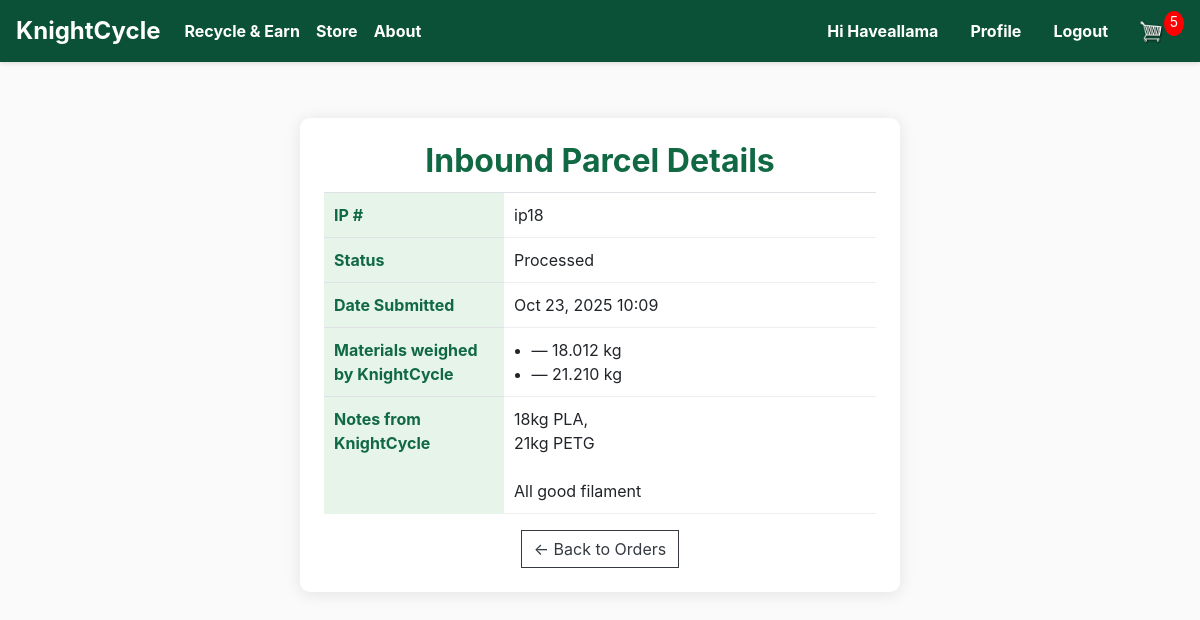
Page /store/orders/parcels/18/ (signed in) on the committed database.
### store/models.py (models this page shows, shortened)
class IncomingParcel(models.Model):
    user = models.ForeignKey(settings.AUTH_USER_MODEL, on_delete=models.CASCADE, related_name='incoming_parcels', null=True, blank=True)
    address = models.CharField(max_length=255, blank=True, default='')
    city = models.CharField(max_length=100, blank=True, default='')
    county = models.CharField(max_length=100, blank=True, default='')
    postcode = models.CharField(max_length=20, blank=True, default='')
    country = models.CharField(max_length=100, blank=True, default='')
    details = models.TextField(blank=True, default='')
    pla = models.BooleanField(default=False)
    petg = models.BooleanField(default=False)
    status = models.CharField(max_length=20, choices=ParcelStatus.choices, default=ParcelStatus.AWAITING)
    date_submitted = models.DateTimeField(default=timezone.now)
    admin_comment = models.TextField(blank=True, default='')
    points_calculated = models.IntegerField(null=True, blank=True, help_text="Auto-calculated based on weight, editable by admin")
    points_awarded = models.BooleanField(default=False)  # track if points were already awarded

class ParcelMaterial(models.Model):
    parcel = models.ForeignKey(IncomingParcel, on_delete=models.CASCADE, related_name='materials')
    plastic_type = models.ForeignKey(PlasticType, on_delete=models.CASCADE)  # Remove null=True, blank=True
    weight_kg = models.DecimalField(max_digits=6, decimal_places=3, null=True, blank=True)

### store/views.py (the view)
# urls.py: path('orders/parcels/<int:pk>/', views.inbound_parcel_detail, name='inbound_parcel_detail'),
@login_required
def inbound_parcel_detail(request, pk):
    parcel = get_object_or_404(IncomingParcel, pk=pk, user=request.user)
    data = cartData(request)
    return render(request, 'pages/inbound_parcels_details.html', {
        'parcel': parcel,
        'cartItems': data.get('cartItems', 0),
    })

### store/models.py (called while the page is built)
    @property
    def shipping(self):
        shipping = False
        for i in self.orderitem_set.all():
            if i.product and getattr(i.product, 'digital', None) is not None:
                if i.product.digital is False:
                    shipping = True
        return shipping

    @property
    def get_cart_items(self):
        orderitems = self.orderitem_set.all()
        total = sum([item.quantity for item in orderitems])
        return total

### templates/pages/inbound_parcels_details.html
{% extends 'store/main.html' %}
{% block content %}
<div class="orders-card">
  <h2>Inbound Parcel Details</h2>
  <table class="table" style="width:100%;border-collapse:collapse;margin-top:12px;">
    <tbody>
      <tr><th style="text-align:left;padding:10px;background:#e6f4ea;color:#116944;width:180px;">IP #</th>
          <td style="padding:10px;border-bottom:1px solid #eee;">
            {% if parcel.ip %}{{ parcel.ip }}{% elif parcel.code %}{{ parcel.code }}{% else %}ip{{ parcel.pk }}{% endif %}
          </td></tr>
      <tr><th style="text-align:left;padding:10px;background:#e6f4ea;color:#116944;">Status</th>
          <td style="padding:10px;border-bottom:1px solid #eee;">{{ parcel.get_status_display }}</td></tr>
      <tr><th style="text-align:left;padding:10px;background:#e6f4ea;color:#116944;">Date Submitted</th>
          <td style="padding:10px;border-bottom:1px solid #eee;">
            {% if parcel.date_submitted %}{{ parcel.date_submitted|date:"M d, Y H:i" }}{% else %}-{% endif %}
          </td></tr>
      <tr><th style="text-align:left;padding:10px;background:#e6f4ea;color:#116944;">Materials weighed by KnightCycle</th>
          <td style="padding:10px;border-bottom:1px solid #eee;">
            {% if parcel.materials.all %}
              <ul style="margin:0; padding-left:1.1rem;">
                {% for m in parcel.materials.all %}
                  <li>{{ m.material }}{% if m.weight_kg %} — {{ m.weight_kg|floatformat:3 }} kg{% endif %}</li>
                {% endfor %}
              </ul>
            {% else %}-{% endif %}
          </td></tr>
      <tr><th style="text-align:left;padding:10px;background:#e6f4ea;color:#116944;">Notes from KnightCycle</th>
          <td style="padding:10px;border-bottom:1px solid #eee;">
            {% if parcel.admin_comment %}{{ parcel.admin_comment|linebreaksbr }}{% else %}—{% endif %}
          </td></tr>
    </tbody>
  </table>
  <div style="margin-top:16px;text-align:center;">
    <a class="btn btn-outline-dark" href="{% url 'store:orders' %}">← Back to Orders</a>
  </div>
</div>
{% endblock %}

### store/templates/store/main.html (shortened to what this page needs)
<!DOCTYPE html>
{% load static %}
<html>
    <head>
        <link rel="stylesheet" href="https://stackpath.bootstrapcdn.com/bootstrap/4.4.1/css/bootstrap.min.css">
        <link rel="stylesheet" type="text/css" href="{% static 'css/main.css' %}">
    </head>
    <body>
    <nav class="navbar navbar-expand-lg navbar-dark navbar-eco">
    <a class="navbar-brand" href="{% url 'home' %}">KnightCycle</a>
    <div class="collapse navbar-collapse" id="navbarSupportedContent">
        <ul class="navbar-nav mr-auto">
        <li class="nav-item active">
             <a class="nav-link" href="{% url 'send_waste' %}">Recycle & Earn <span class="sr-only">(current)</span></a>
        </li>
        <li class="nav-item active">
            <a class="nav-link" href="{% url 'store:store' %}">Store <span class="sr-only">(current)</span></a>
        </li>
        <li class="nav-item active">
            <a class="nav-link" href="{% url 'about' %}">About <span class="sr-only">(current)</span></a>
        </li>
        </ul>
        <div class="form-inline my-2 my-lg-0">
                        {% if user.is_authenticated %}
                            <span class="nav-link greeting">Hi {{ user.username }}</span>
                            <a class="nav-link" href="{% url 'store:profile' %}">Profile</a>
                            <a class="nav-link" href="{% url 'store:logout' %}">Logout</a>
                        {% else %}
                            <a class="nav-link" href="{% url 'store:login' %}">Login <span class="sr-only">(current)</span></a>
                        {% endif %}
            <a href="{% url 'store:cart' %}">
                <img  id="cart-icon" src="{% static 'images/cart.png' %}">
            </a>
            <p id="cart-total">{{cartItems}}</p>
        </div>
    </div>
    </nav>
    <div class="container">
        <br>
        {% block content %}
        {% endblock %}
    </div>
    </body>
</html>

### static/css/main.css (style rules this page uses)
html { overflow-y: scroll !important; overflow-x: hidden; }
body { min-height: 100vh !important; height: 100% !important; margin: 0; padding: 0; background-color: hsl(0, 0%, 98%); font-family: -apple-system, BlinkMacSystemFont, 'Segoe UI', Roboto, Oxygen, Ubuntu, Cantarell, sans-serif; }
#cart-icon { width: 25px; display: inline-block; margin-left: 15px; }
#cart-total { display: block; text-align: center; color: #fff; background-color: red; width: 20px; height: 25px; border-radius: 50%; font-size: 14px; }
.btn { border-radius: 0; }
html, body { min-height: 100vh !important; height: 100% !important; overflow-y: scroll !important; overflow-x: hidden; margin: 0; padding: 0; }
body { padding-top: 0; }
.navbar-eco { position: fixed !important; top: 0 !important; left: 0 !important; right: 0 !important; width: 100% !important; z-index: 1000 !important; background-color: #0b5137 !important; box-shadow: 0 2px 4px rgba(0,0,0,0.1); }
.navbar { box-shadow: 0 2px 4px rgba(0,0,0,0.1); }
.navbar-brand { font-weight: 700; font-size: 1.5rem; color: #fff !important; }
.nav-link { font-weight: 500; transition: opacity 0.2s ease; color: #fff !important; }
body > .container, body > section, body > div:first-of-type { margin-top: 70px; }
.orders-card { max-width: 600px; margin: 24px auto; background: #fff; border-radius: 10px; box-shadow: 0 2px 16px rgba(0,32,16,0.10); padding: 24px; }
.orders-card h2 { color: #116944; text-align: center; font-weight: 700; margin: 0 0 10px; }
.orders-card .table { width: 100%; border-collapse: collapse; }

### store/templates/store/main.html (style rules this page uses)
.navbar-eco .nav-link, .navbar-eco .nav-link.greeting { font-weight: 700 !important; color: #fff !important; opacity: 1 !important; }

### rows in the picture
IncomingParcel: pk "18", status "Processed", date_submitted "Oct 23, 2025 10:09", admin_comment "18kg PLA, 21kg PETG All good filament"
ParcelMaterial: weight_kg "18.012"
ParcelMaterial: weight_kg "21.210"

### other values in the picture
{{ user.username }} "Haveallama"
{{ cartItems }} "5"
